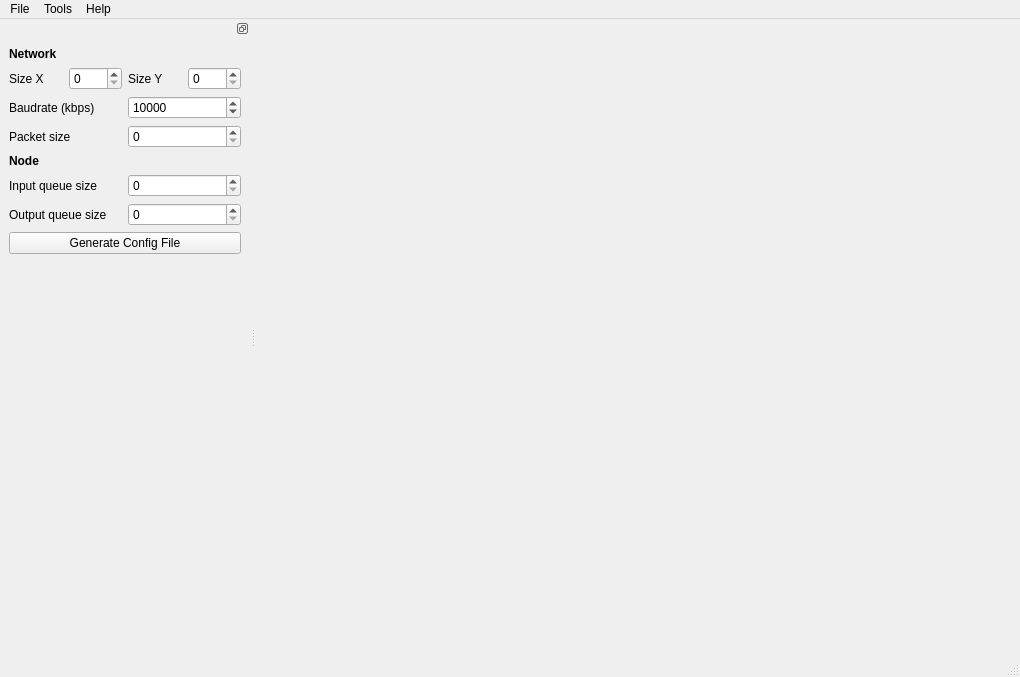
<?xml version="1.0" encoding="UTF-8"?>
<ui version="4.0">
 <class>MainWindow</class>
 <widget class="QMainWindow" name="MainWindow">
  <property name="enabled">
   <bool>true</bool>
  </property>
  <property name="geometry">
   <rect>
    <x>0</x>
    <y>0</y>
    <width>1020</width>
    <height>677</height>
   </rect>
  </property>
  <property name="minimumSize">
   <size>
    <width>0</width>
    <height>0</height>
   </size>
  </property>
  <property name="maximumSize">
   <size>
    <width>16777215</width>
    <height>16777215</height>
   </size>
  </property>
  <property name="windowTitle">
   <string>ns3 NoC Tool for Pre and Post Processing</string>
  </property>
  <property name="windowIcon">
   <iconset>
    <normaloff>../../../Downloads/Bokehlicia-Pacifica-Utilities-terminal.ico</normaloff>../../../Downloads/Bokehlicia-Pacifica-Utilities-terminal.ico</iconset>
  </property>
  <widget class="QWidget" name="centralwidget">
   <property name="enabled">
    <bool>true</bool>
   </property>
   <property name="maximumSize">
    <size>
     <width>16777215</width>
     <height>16777215</height>
    </size>
   </property>
  </widget>
  <widget class="QStatusBar" name="statusbar"/>
  <widget class="QDockWidget" name="dockWidgetComm">
   <property name="minimumSize">
    <size>
     <width>250</width>
     <height>323</height>
    </size>
   </property>
   <property name="features">
    <set>QDockWidget::DockWidgetFloatable|QDockWidget::DockWidgetMovable</set>
   </property>
   <attribute name="dockWidgetArea">
    <number>1</number>
   </attribute>
   <widget class="QWidget" name="dockWidgetContents_3">
    <layout class="QVBoxLayout" name="verticalLayout">
     <item>
      <widget class="QLabel" name="label_3">
       <property name="font">
        <font>
         <weight>75</weight>
         <bold>true</bold>
        </font>
       </property>
       <property name="text">
        <string>Network</string>
       </property>
      </widget>
     </item>
     <item>
      <layout class="QHBoxLayout" name="horizontalLayout">
       <item>
        <widget class="QLabel" name="label">
         <property name="text">
          <string>Size X</string>
         </property>
        </widget>
       </item>
       <item>
        <widget class="QSpinBox" name="spinBox"/>
       </item>
       <item>
        <widget class="QLabel" name="label_2">
         <property name="text">
          <string>Size Y</string>
         </property>
        </widget>
       </item>
       <item>
        <widget class="QSpinBox" name="spinBox_2"/>
       </item>
      </layout>
     </item>
     <item>
      <layout class="QHBoxLayout" name="horizontalLayout_3">
       <item>
        <widget class="QLabel" name="label_7">
         <property name="text">
          <string>Baudrate (kbps)</string>
         </property>
        </widget>
       </item>
       <item>
        <widget class="QSpinBox" name="spinBox_5">
         <property name="minimum">
          <number>1</number>
         </property>
         <property name="maximum">
          <number>1000000000</number>
         </property>
         <property name="value">
          <number>10000</number>
         </property>
        </widget>
       </item>
      </layout>
     </item>
     <item>
      <layout class="QHBoxLayout" name="horizontalLayout_5">
       <item>
        <widget class="QLabel" name="label_8">
         <property name="text">
          <string>Packet size</string>
         </property>
        </widget>
       </item>
       <item>
        <widget class="QSpinBox" name="spinBox_7"/>
       </item>
      </layout>
     </item>
     <item>
      <widget class="QLabel" name="label_4">
       <property name="font">
        <font>
         <weight>75</weight>
         <bold>true</bold>
        </font>
       </property>
       <property name="text">
        <string>Node</string>
       </property>
      </widget>
     </item>
     <item>
      <layout class="QHBoxLayout" name="horizontalLayout_2">
       <item>
        <widget class="QLabel" name="label_5">
         <property name="text">
          <string>Input queue size</string>
         </property>
        </widget>
       </item>
       <item>
        <widget class="QSpinBox" name="spinBox_4"/>
       </item>
      </layout>
     </item>
     <item>
      <layout class="QHBoxLayout" name="horizontalLayout_4">
       <item>
        <widget class="QLabel" name="label_6">
         <property name="text">
          <string>Output queue size</string>
         </property>
        </widget>
       </item>
       <item>
        <widget class="QSpinBox" name="spinBox_6"/>
       </item>
      </layout>
     </item>
     <item>
      <widget class="QPushButton" name="pbGenerateConfig">
       <property name="text">
        <string>Generate Config File</string>
       </property>
      </widget>
     </item>
     <item>
      <spacer name="verticalSpacer">
       <property name="orientation">
        <enum>Qt::Vertical</enum>
       </property>
       <property name="sizeHint" stdset="0">
        <size>
         <width>20</width>
         <height>40</height>
        </size>
       </property>
      </spacer>
     </item>
    </layout>
   </widget>
  </widget>
  <widget class="QMenuBar" name="menubar">
   <property name="geometry">
    <rect>
     <x>0</x>
     <y>0</y>
     <width>1020</width>
     <height>27</height>
    </rect>
   </property>
   <widget class="QMenu" name="menuFile">
    <property name="title">
     <string>File</string>
    </property>
    <addaction name="actionExit"/>
   </widget>
   <widget class="QMenu" name="menuHelp">
    <property name="title">
     <string>Help</string>
    </property>
    <addaction name="actionAbout"/>
   </widget>
   <widget class="QMenu" name="menuTools">
    <property name="title">
     <string>Tools</string>
    </property>
    <addaction name="actionPacket_tracer"/>
   </widget>
   <addaction name="menuFile"/>
   <addaction name="menuTools"/>
   <addaction name="menuHelp"/>
  </widget>
  <action name="actionCOM_Port">
   <property name="text">
    <string>COM Port</string>
   </property>
  </action>
  <action name="actionAbout">
   <property name="text">
    <string>About</string>
   </property>
  </action>
  <action name="actionConnect">
   <property name="text">
    <string>Connect</string>
   </property>
  </action>
  <action name="actionDisconnect">
   <property name="text">
    <string>Disconnect</string>
   </property>
   <property name="shortcutContext">
    <enum>Qt::WidgetShortcut</enum>
   </property>
   <property name="autoRepeat">
    <bool>true</bool>
   </property>
   <property name="visible">
    <bool>true</bool>
   </property>
  </action>
  <action name="actionExit">
   <property name="text">
    <string>Exit</string>
   </property>
  </action>
  <action name="actionPacket_tracer">
   <property name="text">
    <string>Packet tracer</string>
   </property>
  </action>
 </widget>
 <resources/>
 <connections/>
</ui>
